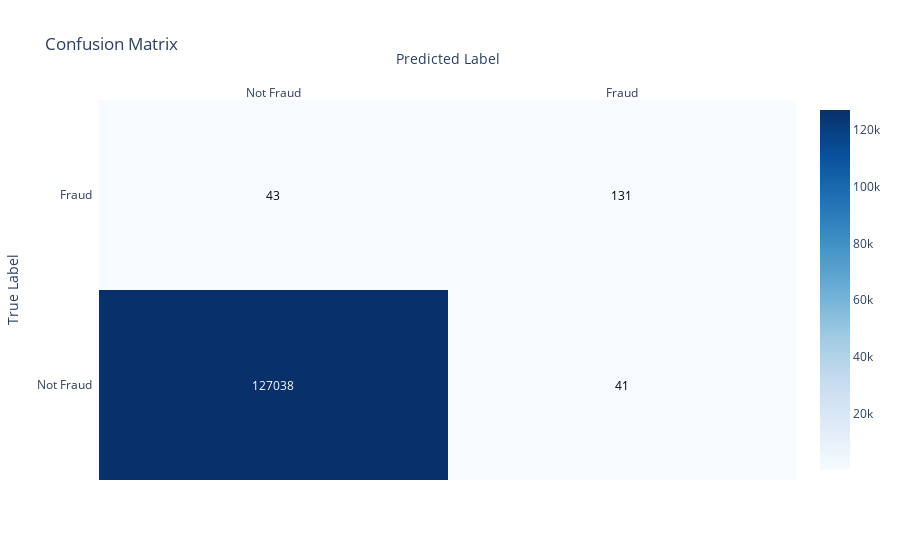

This figure's notebook cell:
### Markdown cell above
La matriz de confusión nos muestra el número de verdaderos positivos, falsos positivos, verdaderos negativos y falsos negativos.

### Code cell
# Calcular la matriz de confusión
conf_matrix = confusion_matrix(y_test, y_pred_binary)

# Definir los nombres de las etiquetas
labels = ['Not Fraud', 'Fraud']

# Crear la figura de Plotly para la matriz de confusión
fig = ff.create_annotated_heatmap(z=conf_matrix, x=labels, y=labels, colorscale='Blues', showscale=True)

# Añadir títulos y etiquetas
fig.update_layout(title='Confusion Matrix',
                  xaxis=dict(title='Predicted Label'),
                  yaxis=dict(title='True Label'))

# Mostrar la figura
fig.show()

### Figure 1 — Plotly figure (JSON) as saved in the notebook; plotly's stock layout.template omitted (floating-point values rounded to 4 significant figures)
{"data": [{"colorscale": [[0, "rgb(247,251,255)"], [0.125, "rgb(222,235,247)"], [0.25, "rgb(198,219,239)"], [0.375, "rgb(158,202,225)"], [0.5, "rgb(107,174,214)"], [0.625, "rgb(66,146,198)"], [0.75, "rgb(33,113,181)"], [0.875, "rgb(8,81,156)"], [1, "rgb(8,48,107)"]], "reversescale": false, "showscale": true, "type": "heatmap", "x": ["Not Fraud", "Fraud"], "y": ["Not Fraud", "Fraud"], "z": [[127038, 41], [43, 131]]}], "layout": {"annotations": [{"font": {"color": "#FFFFFF"}, "showarrow": false, "text": "127038", "x": "Not Fraud", "xref": "x", "y": "Not Fraud", "yref": "y"}, {"font": {"color": "#000000"}, "showarrow": false, "text": "41", "x": "Fraud", "xref": "x", "y": "Not Fraud", "yref": "y"}, {"font": {"color": "#000000"}, "showarrow": false, "text": "43", "x": "Not Fraud", "xref": "x", "y": "Fraud", "yref": "y"}, {"font": {"color": "#000000"}, "showarrow": false, "text": "131", "x": "Fraud", "xref": "x", "y": "Fraud", "yref": "y"}], "title": {"text": "Confusion Matrix"}, "xaxis": {"dtick": 1, "gridcolor": "rgb(0, 0, 0)", "side": "top", "ticks": "", "title": {"text": "Predicted Label"}}, "yaxis": {"dtick": 1, "ticks": "", "ticksuffix": "  ", "title": {"text": "True Label"}}}}
